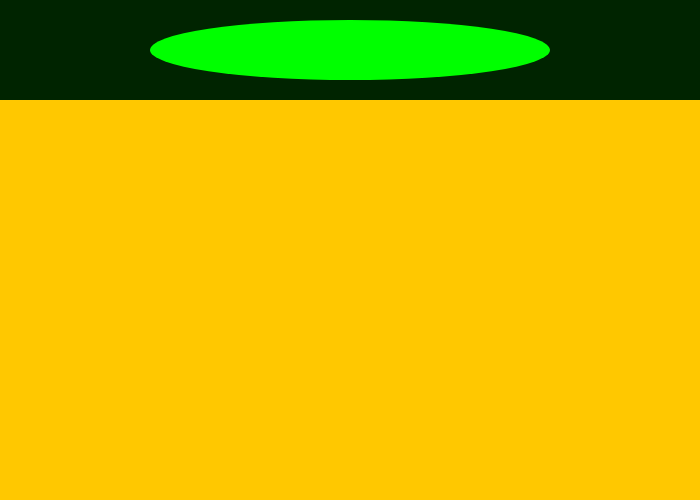
Frame 1 (no input)
Frame 60 (no input): identical to frame 1, image omitted
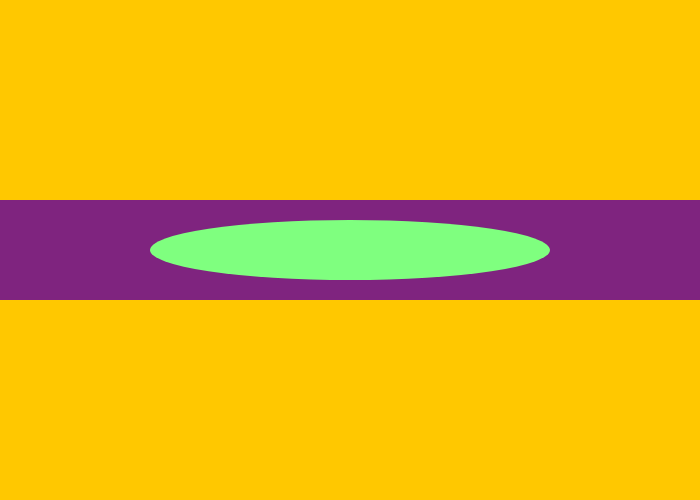
Frame 120 (the mouse pressed at the canvas centre since frame 60)

The p5.js sketch that drew these frames (run headless with seeded random() and noise() and a simulated clock; from frame 60 on, the mouse is pressed at the canvas centre):

// p5.js sketch
// ── sketch.js
// Hér kemur kóðinn þinn

function setup(){
    createCanvas(700,500);
    noStroke();
}

function draw(){
    background(255,200,0);
    fill(mouseY/1.96078431373,36,mouseX/2.74509803922);
    if(mouseY<height/5){
      rect(0,0,width,height/5);
      fill(mouseY/1.96078431373,255,mouseX/2.74509803922);
      ellipse(width/2,height/5-50,400,60);
    }
    if(mouseY>height/5 && mouseY<height/5*2){
      rect(0,height/5,width,height/5);
      fill(mouseY/1.96078431373,255,mouseX/2.74509803922);
      ellipse(width/2,height/5*2-50,400,60);
    }
    if(mouseY>height/5*2 && mouseY<height/5*3){
      rect(0,height/5*2,width,height/5);
      fill(mouseY/1.96078431373,255,mouseX/2.74509803922);
      ellipse(width/2,height/5*3-50,400,60);
    }
    if(mouseY>height/5*3 && mouseY<height/5*4){
      rect(0,height/5*3,width,height/5);
      fill(mouseY/1.96078431373,255,mouseX/2.74509803922);
      ellipse(width/2,height/5*4-50,400,60);
    }
    if(mouseY>height/5*4 && mouseY<height){
      rect(0,height/5*4,width,height/5);
      fill(mouseY/1.96078431373,255,mouseX/2.74509803922);
      ellipse(width/2,height/5*5-50,400,60);
    }
}
